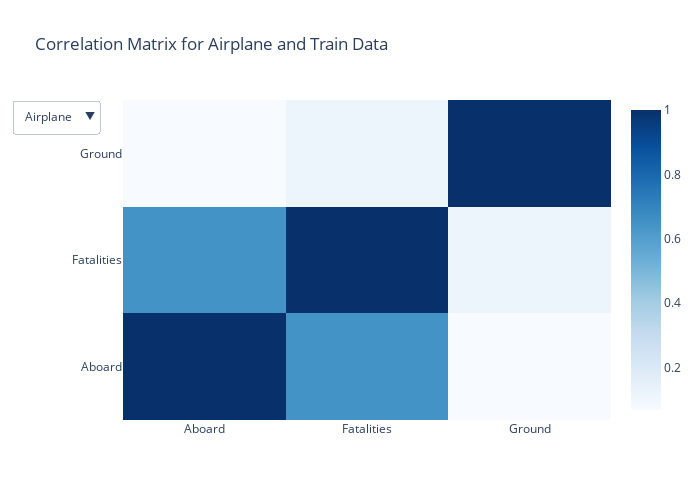

Notebook source saved alongside this figure:
### Code cell
# Create the interactive corrplot using Plotly
fig = go.Figure()

# Add the initial correlation plot for airplane data
fig.add_trace(go.Heatmap(
    z=corr.values,
    x=list(corr.columns),
    y=list(corr.columns),
    colorscale='Blues'
))

# Define the dropdown menu
dropdown = go.layout.Updatemenu(
    buttons=list([
        dict(
            args=[{'z': [corr.values], 'x': [list(corr.columns)], 'y': [list(corr.columns)]}],
            label='Airplane',
            method='update'
        ),
        dict(
            args=[{'z': [corr_train.values], 'x': [list(corr_train.columns)], 'y': [list(corr_train.columns)]}],
            label='Train',
            method='update'
        )
    ]),
    direction='down',
    showactive=True,
    active=0,
)

# Add the dropdown menu to the figure layout
fig.update_layout(
    updatemenus=[dropdown],
    title='Correlation Matrix for Airplane and Train Data',
    width=700,
    height=500
)
#save figure
pio.write_html(fig, file='../img/correlation/correlation.html', auto_open=False)
# Show the figure
fig.show()

### Figure 1 — Plotly figure (JSON) as saved in the notebook; plotly's stock layout.template omitted (floating-point values rounded to 4 significant figures)
{"data": [{"colorscale": [[0, "rgb(247,251,255)"], [0.125, "rgb(222,235,247)"], [0.25, "rgb(198,219,239)"], [0.375, "rgb(158,202,225)"], [0.5, "rgb(107,174,214)"], [0.625, "rgb(66,146,198)"], [0.75, "rgb(33,113,181)"], [0.875, "rgb(8,81,156)"], [1, "rgb(8,48,107)"]], "type": "heatmap", "x": ["Aboard", "Fatalities", "Ground"], "y": ["Aboard", "Fatalities", "Ground"], "z": [[1, 0.6456, 0.06747], [0.6456, 1, 0.1167], [0.06747, 0.1167, 1]]}], "layout": {"height": 500, "title": {"text": "Correlation Matrix for Airplane and Train Data"}, "updatemenus": [{"active": 0, "buttons": [{"args": [{"x": [["Aboard", "Fatalities", "Ground"]], "y": [["Aboard", "Fatalities", "Ground"]], "z": [[[1, 0.6456, 0.06747], [0.6456, 1, 0.1167], [0.06747, 0.1167, 1]]]}], "label": "Airplane", "method": "update"}, {"args": [{"x": [["Temperature", "Speed", "TONS", "Damage"]], "y": [["Temperature", "Speed", "TONS", "Damage"]], "z": [[[1, -0.004197, -0.009435, 0.005869], [-0.004197, 1, 0.1935, 0.1634], [-0.009435, 0.1935, 1, 0.1254], [0.005869, 0.1634, 0.1254, 1]]]}], "label": "Train", "method": "update"}], "direction": "down", "showactive": true}], "width": 700}}
